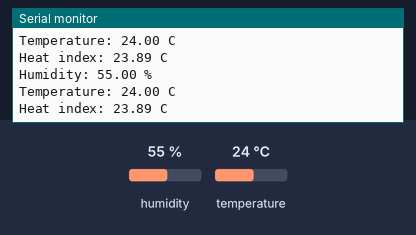
Simulated run of this sketch. Board: Arduino Mega 2560, built with avr-gcc and run on an emulated ATmega2560. Parts: the last lines printed to the serial monitor. Inputs (shaded band) come from the test bench; at power-on: humidity 55 %, temperature 24 °C.

Above: at 4.8 s.
4.9 s: humidity set to 22 %
At 6.8 s:
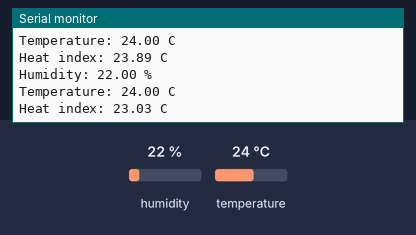
7.9 s: temperature set to 12 °C
At 8.6 s:
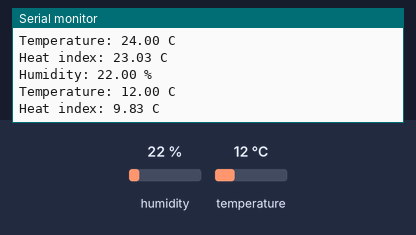
10.9 s: humidity set to 40 %
At 13.3 s:
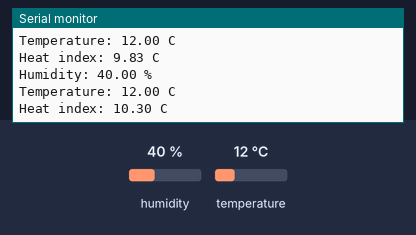
Timing chart, 0 to 14.8 s (numbered marks = the images above; inputs shaded):
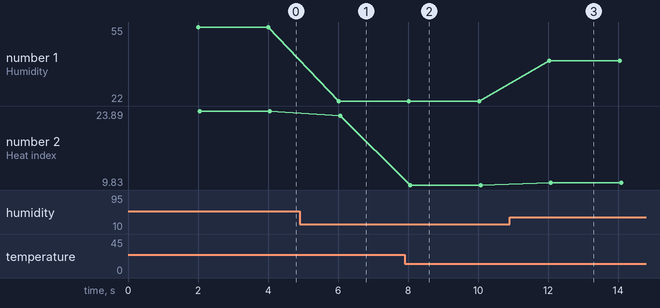

The sketch:

g1e-dht22.ino
```cpp
#include "DHT.h"

DHT dht(2, 22);

void setup() {
  Serial.begin(9600);
  dht.begin();
}

void loop() {

  delay(2000);

  float h = dht.readHumidity();
  float t = dht.readTemperature();

  float hic = dht.computeHeatIndex(t, h, false);

  Serial.print("Humidity: ");
  Serial.print(h);
  Serial.println(" %");
  Serial.print("Temperature: ");
  Serial.print(t);
  Serial.println(" C");
  Serial.print("Heat index: ");
  Serial.print(hic);
  Serial.println(" C");
  Serial.println();

}
```

Measured:
- after the input at 4.9 s, the serial monitor: prints a new line after 1.1 s (image 1)
- after the input at 7.9 s, the serial monitor: prints a new line after 0.15 s (image 2)
- after the input at 10.9 s, the serial monitor: prints a new line after 1.1 s (image 3)
- plotted number 1: 55 → 22 after the input at 4.9 s, 22 → 40 after the input at 10.9 s
- plotted number 2: 23.89 → 23.03 after the input at 4.9 s, 23.03 → 9.83 after the input at 7.9 s, 9.83 → 10.3 after the input at 10.9 s
